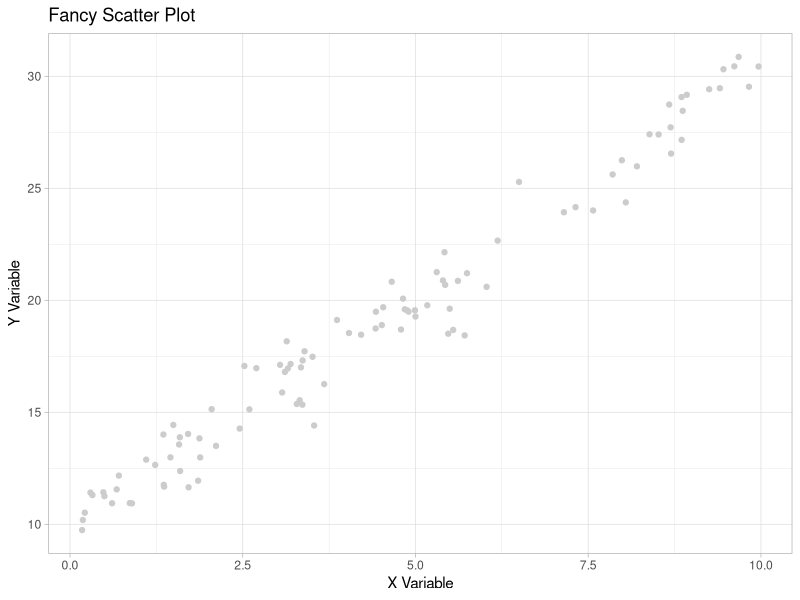
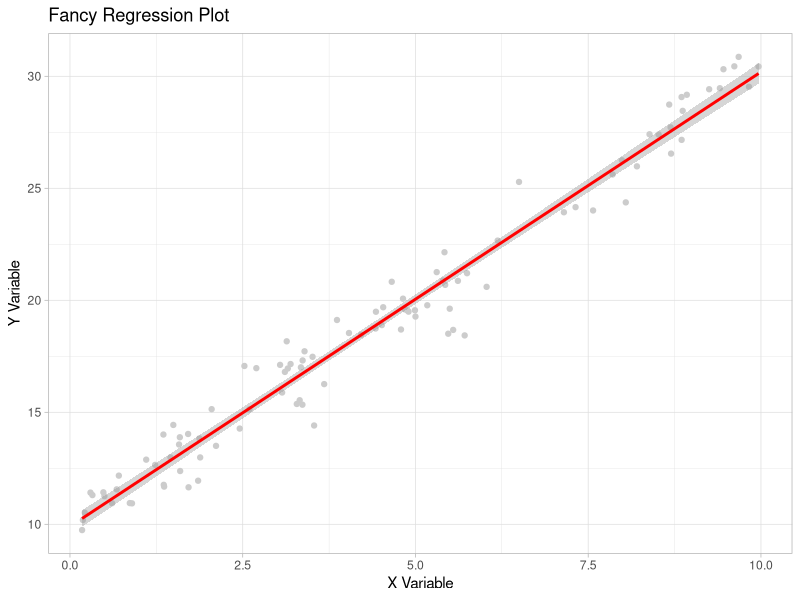

Write the R code that produced these figures, in order.
## ---- chunk 1
knitr::opts_chunk$set(echo = TRUE)
## ---- chunk 2
set.seed(42)

beta0 = 10
beta1 = 2
epsilon = rnorm(100,0,1)
x = runif(100,0,10)
y = beta0 + x*beta1+ epsilon

df = data.frame(x,y)
## ---- chunk 3
library(ggplot2)

ggplot(df, aes(x,y)) +
  geom_point(color = "gray80") +
  theme_light() +
  labs(title = "Fancy Scatter Plot",
     x = "X Variable",
     y = "Y Variable")
## ---- chunk 4
my_reg = lm(y~x, data = df)

summary(my_reg)
## ---- chunk 5
library(ggplot2)

ggplot(df, aes(x,y)) +
  geom_point(color = "gray80") +
  geom_smooth(method = "lm", se = TRUE, color = "red") +
  theme_light() +
  labs(title = "Fancy Regression Plot",
       x = "X Variable",
       y = "Y Variable")
